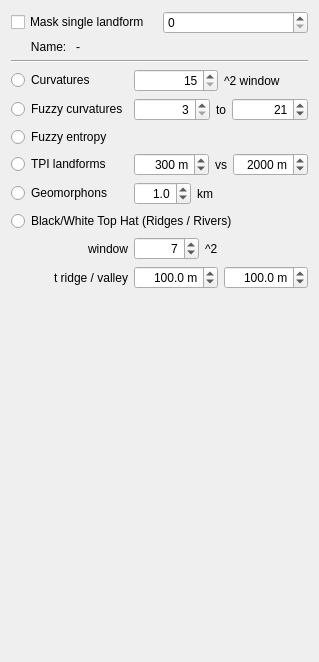
          <widget class="QWidget" name="pageLandforms">
           <property name="geometry">
            <rect>
             <x>0</x>
             <y>0</y>
             <width>296</width>
             <height>662</height>
            </rect>
           </property>
           <attribute name="label">
            <string>Landforms</string>
           </attribute>
           <layout class="QVBoxLayout" name="verticalLayout_17">
            <item>
             <layout class="QHBoxLayout" name="horizontalLayout_10">
              <property name="leftMargin">
               <number>0</number>
              </property>
              <item>
               <widget class="QCheckBox" name="dem_showSingleLandform">
                <property name="text">
                 <string>Mask single landform</string>
                </property>
               </widget>
              </item>
              <item>
               <widget class="QSpinBox" name="dem_showSingleLandform_id"/>
              </item>
             </layout>
            </item>
            <item>
             <layout class="QHBoxLayout" name="horizontalLayout_23">
              <item>
               <widget class="QLabel" name="label_25">
                <property name="sizePolicy">
                 <sizepolicy hsizetype="Minimum" vsizetype="Preferred">
                  <horstretch>0</horstretch>
                  <verstretch>0</verstretch>
                 </sizepolicy>
                </property>
                <property name="text">
                 <string>      Name: </string>
                </property>
               </widget>
              </item>
              <item>
               <widget class="QLabel" name="dem_landformName">
                <property name="sizePolicy">
                 <sizepolicy hsizetype="Expanding" vsizetype="Preferred">
                  <horstretch>0</horstretch>
                  <verstretch>0</verstretch>
                 </sizepolicy>
                </property>
                <property name="text">
                 <string>-</string>
                </property>
               </widget>
              </item>
             </layout>
            </item>
            <item>
             <widget class="Line" name="line">
              <property name="orientation">
               <enum>Qt::Horizontal</enum>
              </property>
             </widget>
            </item>
            <item>
             <layout class="QGridLayout" name="gridLayout_4">
              <item row="0" column="0">
               <widget class="QRadioButton" name="dem_dikauWoodClass">
                <property name="text">
                 <string>Curvatures</string>
                </property>
               </widget>
              </item>
              <item row="0" column="1" colspan="2">
               <layout class="QHBoxLayout" name="horizontalLayout_13">
                <item>
                 <widget class="QSpinBox" name="dem_dikauWoodSolver_w">
                  <property name="alignment">
                   <set>Qt::AlignRight|Qt::AlignTrailing|Qt::AlignVCenter</set>
                  </property>
                  <property name="prefix">
                   <string/>
                  </property>
                  <property name="minimum">
                   <number>15</number>
                  </property>
                  <property name="maximum">
                   <number>1001</number>
                  </property>
                  <property name="singleStep">
                   <number>2</number>
                  </property>
                  <property name="value">
                   <number>15</number>
                  </property>
                 </widget>
                </item>
                <item>
                 <widget class="QLabel" name="label_22">
                  <property name="text">
                   <string>^2 window</string>
                  </property>
                 </widget>
                </item>
               </layout>
              </item>
              <item row="1" column="0">
               <widget class="QRadioButton" name="dem_fisher2004">
                <property name="enabled">
                 <bool>true</bool>
                </property>
                <property name="text">
                 <string>Fuzzy curvatures</string>
                </property>
               </widget>
              </item>
              <item row="1" column="1" colspan="2">
               <layout class="QHBoxLayout" name="horizontalLayout_29">
                <item>
                 <widget class="QSpinBox" name="dem_fisher2004_minScale">
                  <property name="sizePolicy">
                   <sizepolicy hsizetype="Expanding" vsizetype="Fixed">
                    <horstretch>0</horstretch>
                    <verstretch>0</verstretch>
                   </sizepolicy>
                  </property>
                  <property name="alignment">
                   <set>Qt::AlignRight|Qt::AlignTrailing|Qt::AlignVCenter</set>
                  </property>
                  <property name="minimum">
                   <number>3</number>
                  </property>
                  <property name="maximum">
                   <number>201</number>
                  </property>
                  <property name="singleStep">
                   <number>2</number>
                  </property>
                  <property name="value">
                   <number>3</number>
                  </property>
                 </widget>
                </item>
                <item>
                 <widget class="QLabel" name="label_31">
                  <property name="sizePolicy">
                   <sizepolicy hsizetype="Minimum" vsizetype="Preferred">
                    <horstretch>0</horstretch>
                    <verstretch>0</verstretch>
                   </sizepolicy>
                  </property>
                  <property name="text">
                   <string>to</string>
                  </property>
                 </widget>
                </item>
                <item>
                 <widget class="QSpinBox" name="dem_fisher2004_maxScale">
                  <property name="sizePolicy">
                   <sizepolicy hsizetype="Expanding" vsizetype="Fixed">
                    <horstretch>0</horstretch>
                    <verstretch>0</verstretch>
                   </sizepolicy>
                  </property>
                  <property name="alignment">
                   <set>Qt::AlignRight|Qt::AlignTrailing|Qt::AlignVCenter</set>
                  </property>
                  <property name="minimum">
                   <number>3</number>
                  </property>
                  <property name="maximum">
                   <number>201</number>
                  </property>
                  <property name="singleStep">
                   <number>2</number>
                  </property>
                  <property name="value">
                   <number>21</number>
                  </property>
                 </widget>
                </item>
               </layout>
              </item>
              <item row="2" column="0">
               <widget class="QRadioButton" name="dem_fisher2004entropy">
                <property name="enabled">
                 <bool>true</bool>
                </property>
                <property name="text">
                 <string>Fuzzy entropy</string>
                </property>
               </widget>
              </item>
              <item row="3" column="0">
               <widget class="QRadioButton" name="dem_tpiClass">
                <property name="text">
                 <string>TPI landforms</string>
                </property>
               </widget>
              </item>
              <item row="3" column="1" colspan="2">
               <layout class="QHBoxLayout" name="horizontalLayout_24">
                <item>
                 <widget class="QSpinBox" name="dem_tpiClassSmall">
                  <property name="minimumSize">
                   <size>
                    <width>64</width>
                    <height>0</height>
                   </size>
                  </property>
                  <property name="alignment">
                   <set>Qt::AlignRight|Qt::AlignTrailing|Qt::AlignVCenter</set>
                  </property>
                  <property name="suffix">
                   <string> m</string>
                  </property>
                  <property name="maximum">
                   <number>50000</number>
                  </property>
                  <property name="singleStep">
                   <number>50</number>
                  </property>
                  <property name="value">
                   <number>300</number>
                  </property>
                 </widget>
                </item>
                <item>
                 <widget class="QLabel" name="label_34">
                  <property name="sizePolicy">
                   <sizepolicy hsizetype="Fixed" vsizetype="Preferred">
                    <horstretch>0</horstretch>
                    <verstretch>0</verstretch>
                   </sizepolicy>
                  </property>
                  <property name="text">
                   <string>vs</string>
                  </property>
                 </widget>
                </item>
                <item>
                 <widget class="QSpinBox" name="dem_tpiClassLarge">
                  <property name="minimumSize">
                   <size>
                    <width>64</width>
                    <height>0</height>
                   </size>
                  </property>
                  <property name="alignment">
                   <set>Qt::AlignRight|Qt::AlignTrailing|Qt::AlignVCenter</set>
                  </property>
                  <property name="suffix">
                   <string> m</string>
                  </property>
                  <property name="maximum">
                   <number>50000</number>
                  </property>
                  <property name="singleStep">
                   <number>50</number>
                  </property>
                  <property name="value">
                   <number>2000</number>
                  </property>
                 </widget>
                </item>
               </layout>
              </item>
              <item row="4" column="0">
               <widget class="QRadioButton" name="dem_geomorphons">
                <property name="text">
                 <string>Geomorphons</string>
                </property>
               </widget>
              </item>
              <item row="4" column="1">
               <layout class="QHBoxLayout" name="horizontalLayout_20">
                <item>
                 <widget class="QDoubleSpinBox" name="dem_geomorphons_km">
                  <property name="alignment">
                   <set>Qt::AlignRight|Qt::AlignTrailing|Qt::AlignVCenter</set>
                  </property>
                  <property name="decimals">
                   <number>1</number>
                  </property>
                  <property name="maximum">
                   <double>100.000000000000000</double>
                  </property>
                  <property name="singleStep">
                   <double>0.100000000000000</double>
                  </property>
                  <property name="value">
                   <double>1.000000000000000</double>
                  </property>
                 </widget>
                </item>
                <item>
                 <widget class="QLabel" name="label">
                  <property name="text">
                   <string>km</string>
                  </property>
                 </widget>
                </item>
               </layout>
              </item>
              <item row="5" column="0" colspan="3">
               <widget class="QRadioButton" name="dem_tophat">
                <property name="text">
                 <string>Black/White Top Hat (Ridges / Rivers)</string>
                </property>
               </widget>
              </item>
              <item row="6" column="0">
               <widget class="QLabel" name="label_19">
                <property name="text">
                 <string>window</string>
                </property>
                <property name="alignment">
                 <set>Qt::AlignRight|Qt::AlignTrailing|Qt::AlignVCenter</set>
                </property>
               </widget>
              </item>
              <item row="6" column="1">
               <layout class="QHBoxLayout" name="horizontalLayout_14">
                <item>
                 <widget class="QSpinBox" name="dem_tophat_w">
                  <property name="alignment">
                   <set>Qt::AlignRight|Qt::AlignTrailing|Qt::AlignVCenter</set>
                  </property>
                  <property name="minimum">
                   <number>1</number>
                  </property>
                  <property name="singleStep">
                   <number>2</number>
                  </property>
                  <property name="value">
                   <number>7</number>
                  </property>
                 </widget>
                </item>
                <item>
                 <widget class="QLabel" name="label_28">
                  <property name="sizePolicy">
                   <sizepolicy hsizetype="Fixed" vsizetype="Preferred">
                    <horstretch>0</horstretch>
                    <verstretch>0</verstretch>
                   </sizepolicy>
                  </property>
                  <property name="text">
                   <string>^2</string>
                  </property>
                 </widget>
                </item>
               </layout>
              </item>
              <item row="7" column="0">
               <widget class="QLabel" name="label_16">
                <property name="text">
                 <string>t ridge / valley</string>
                </property>
                <property name="alignment">
                 <set>Qt::AlignRight|Qt::AlignTrailing|Qt::AlignVCenter</set>
                </property>
               </widget>
              </item>
              <item row="7" column="1">
               <widget class="QDoubleSpinBox" name="dem_tophat_peak">
                <property name="alignment">
                 <set>Qt::AlignRight|Qt::AlignTrailing|Qt::AlignVCenter</set>
                </property>
                <property name="suffix">
                 <string> m</string>
                </property>
                <property name="decimals">
                 <number>1</number>
                </property>
                <property name="maximum">
                 <double>10000.000000000000000</double>
                </property>
                <property name="singleStep">
                 <double>50.000000000000000</double>
                </property>
                <property name="value">
                 <double>100.000000000000000</double>
                </property>
               </widget>
              </item>
              <item row="7" column="2">
               <widget class="QDoubleSpinBox" name="dem_tophat_valley">
                <property name="alignment">
                 <set>Qt::AlignRight|Qt::AlignTrailing|Qt::AlignVCenter</set>
                </property>
                <property name="suffix">
                 <string> m</string>
                </property>
                <property name="decimals">
                 <number>1</number>
                </property>
                <property name="maximum">
                 <double>10000.000000000000000</double>
                </property>
                <property name="singleStep">
                 <double>50.000000000000000</double>
                </property>
                <property name="value">
                 <double>100.000000000000000</double>
                </property>
               </widget>
              </item>
             </layout>
            </item>
            <item>
             <spacer name="verticalSpacer_10">
              <property name="orientation">
               <enum>Qt::Vertical</enum>
              </property>
              <property name="sizeHint" stdset="0">
               <size>
                <width>20</width>
                <height>353</height>
               </size>
              </property>
             </spacer>
            </item>
           </layout>
          </widget>
